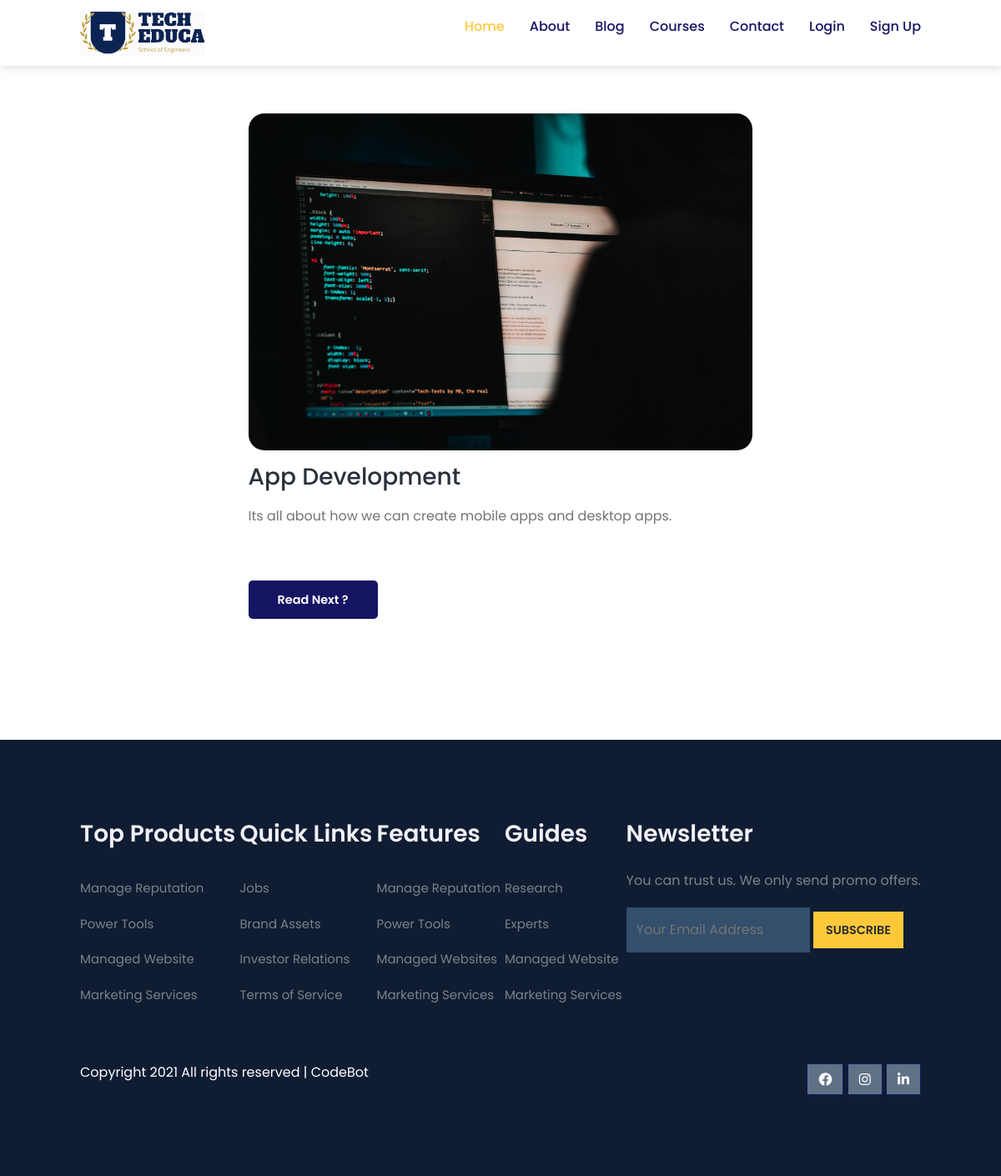
The page /blog/app-development/ on the database its author committed.
### blog/models.py (models this page shows, shortened)
class Post(models.Model):
    title = models.CharField(max_length=200)
    slug = models.SlugField(unique=True, blank=True)  # For clean URLs
    image = models.ImageField(upload_to='blog_images/', blank=True, null=True)
    content = models.TextField()
    created_at = models.DateTimeField(auto_now_add=True)
    extra_details = models.TextField(blank=True, null=True)  # Only for Paid Users
    author = models.ForeignKey(CustomUser, on_delete=models.CASCADE,null=True)

### blog/views.py (the view)
# urls.py: path('<slug:slug>/', views.blog_detail, name='blog_detail'),
def blog_detail(request, slug):
    post = get_object_or_404(Post, slug=slug)
    next_post = Post.objects.filter(created_at__gt=post.created_at).order_by('created_at').first()
    return render(request, 'blog/blog_detail.html', {'post': post, 'next_post': next_post})

### blog/templates/blog/blog_detail.html (shortened to what this page needs)
{% extends "base.html" %}
{% load static %}
{% block content %}
        <section id="blog-container">
            <div class="blogs blogpost">
                <div class="post">
                    {% if post.image %}
                        <img src="{{ post.image.url }}" alt="{{ post.title }}">
                    {% endif %}
                    <h3>{{ post.title }}</h3>
                    <p>{{ post.content }}</p>
                    {% if next_post %}
                        <a href="{% url 'blog_detail' slug=next_post.slug %}">Read Next ?</a>
                    {% endif %}
                </div>
            </div>
        </section>
{% endblock %}

### static/css/style.css (style rules this page uses)
* { margin: 0; padding: 0; box-sizing: border-box; font-family: "Poppins", sans-serif; }
body { font-family: "Poppins", sans-serif; }
#blog-container { display: flex; align-items: flex-start; justify-content: space-between; padding: 8vw; }
#blog-container .blogs { width: 60%; }
#blog-container .blogs img { width: 100%; border-radius: 19px; }
#blog-container .blogs .post { padding-bottom: 60px; }
#blog-container .blogs .post h3 { color: #29303B; padding: 15px 0 10px 0; }
#blog-container .blogs .post p { color: #757373; padding-bottom: 20px; }
#blog-container .blogs .post a { text-decoration: none; font-size: 0.9rem; padding: 13px 35px; background-color: rgb(21, 21, 100); color: #fff; border-radius: 5px; font-weight: 600; }
#blog-container .blogpost { padding-top: 40px; width: 60%; margin: 0 auto; }
#blog-container .blogpost p { padding-bottom: 60px !important; text-align: justify; }

### rows shown on the page
Post: image (picture), title "App Development", content "Its all about how we can create mobile apps and desktop apps."
